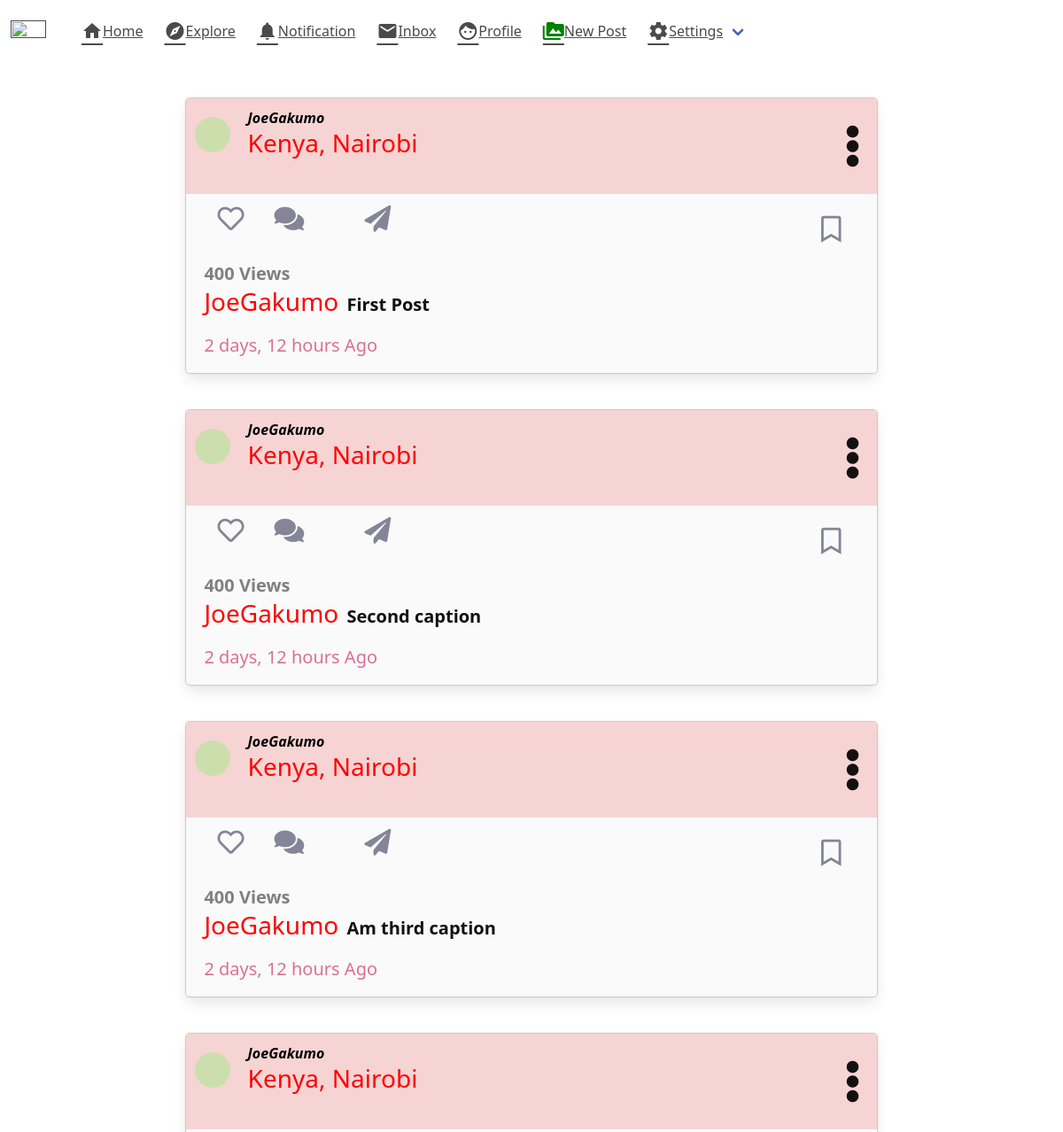
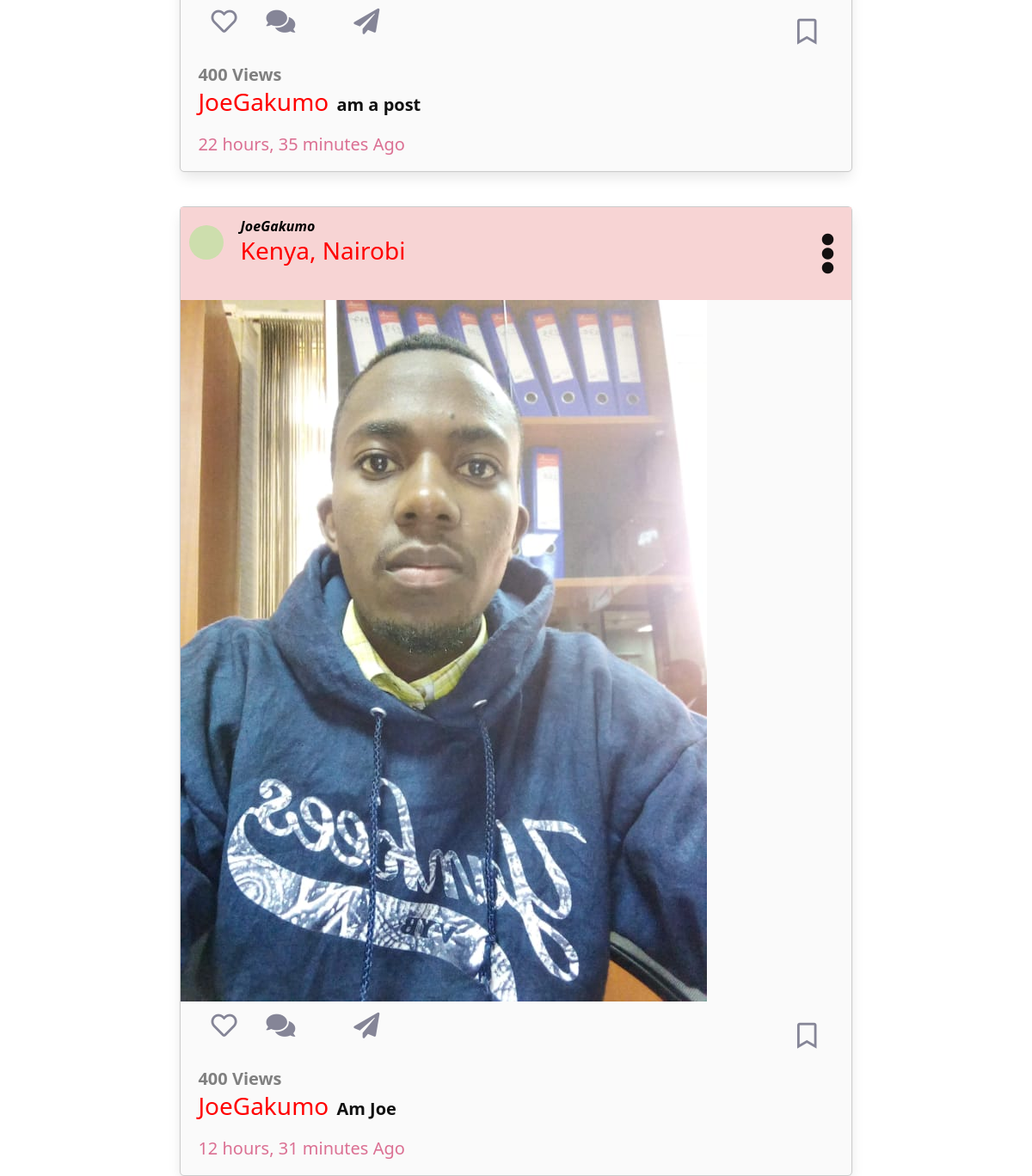
The page / on the database its author committed (2 pictures, top to bottom).
### myinstagram/models.py (models this page shows, shortened)
class Post(models.Model):
    author=models.ForeignKey('auth.User',on_delete=models.CASCADE)
    image=models.ImageField(blank=True, null=True)
    mycaption=models.TextField()
    created_date=models.DateTimeField(default=timezone.now)

### myinstagram/views.py (the view)
# urls.py: path('', views.post, name='post'),
def post(request):
    posts = Post.objects.all().filter
    return render(request,'all-in-one/post.html',{'posts':posts})

### myinstagram/templates/all-in-one/post.html (shortened to what this page needs)
{% extends 'all-in-one/base.html' %}
{% block content %}
<!DOCTYPE html>
<html lang="en">
<head>
    <link rel="stylesheet" href="https://pro.fontawesome.com/releases/v5.10.0/css/all.css"/>
    <link rel="stylesheet" href="static/main.css">
    <link href="https://cdn.jsdelivr.net/npm/bootstrap@5.0.2/dist/css/bootstrap.min.css" rel="stylesheet">
</head>
<body>
    <div class="container">
        <div class="row">
            <div class="">
    {% for post in posts %}
      <div class="card">
          <div class="card_header">
              <div class="profile-image rounded-corners">
              </div>
              <div class="user-info">
                  <div class="post-name">{{post.author}}</div>
                    <div class="post-location"><h3>Kenya, Nairobi</h3></div>
                </div>
                <div class="post-caption">
                    <i class="fas fa-ellipsis-v"></i>
                </div>
          </div>
          <div class="post-image">
            {% if post.image %}
              <img src="{{post.image.url}}" alt="my picture" class="image">
              {% endif%}
          </div>
          <div class="post-engagement">
            <a href=""><i class="far fa-heart"></i></a>
            <a href=""> <i class="fas fa-comments"></i><a>
            <a href=""><i class="fas fa-paper-plane"></i></a>
             <a href=""> <i class="far fa-bookmark"></i></a>
          </div>
          <div class="post-likes">
              <a href="">400 Views</a>
          </div>
          <div class="caption">
              <a href=""><h3>{{post.author}}</h3></a>
              <span><p>{{post.mycaption}}</p></span>
          </div>
          <div class="time-posted">
              <p>{{post.created_date | timesince}} Ago</p>
          </div>
      </div>
    {% endfor %}
</div>
</div>
</div>
</body>
</html>
{% endblock %}

### myinstagram/static/main.css (style rules this page uses)
h3 { color: red; }

### myinstagram/templates/all-in-one/post.html (style rules this page uses)
.card { background-color: #fafafa; margin: 0 auto; width: 70%; height: auto; border: .8px solid #ccc; border-radius: 5px; margin-top: 40px; }
.card_header { height: auto; width: 100%; background-color: rgb(247, 212, 212); box-shadow: 10px seashell 2px; padding: 10px; }
.rounded-corners { display: inline-block; background-color: #cddead; height: 40px; width: 40px; padding: 0px; margin:0px; border: 0 px solid #321; border-radius: 50%; }
.user-info { display: inline-block; padding-left: 15px; }
.post-name { font-size: 15px; color: black; font-weight: 600; padding: 0; margin: 0; font-style: italic; font-size: 1rem; }
.post-location { color: rgb(170, 79, 140); font-size: .8rem; padding: 0; margin: 0; }
.post-caption { font-size: 3rem; float: right; display: inline-block; margin: 3px; padding: 5px; color: rgb(19, 16, 16); }
.post-image { width: 100%; height: 60%; }
.post-engagement { display: inline-block; width: 100%; margin: 5px 0px 0px; padding: 0px 20px; }
.post-engagement a { padding: 15px; font-size: 30px; color: rgb(133, 133, 151); font-weight: 500; }
.fa-bookmark { float: right; padding: 20px; }
.post-likes a { text-decoration: none; font-size: 20px; font-weight: 600; color: gray; margin: 0px 0px 10px; padding: 0px 20px; }
.caption { display: inline-block; width: 100%; padding: 0px 20px; }
.caption a { font-size: 10px; font-weight: bold; color: indigo; text-decoration: none; display: inline-block; padding-left:5px ; margin-left:-5px ; padding-right: 5px; }
.caption span { font-size: 20px; font-weight: 600; color: #111; display: inline-block; margin-right: 20px; }
.time-posted { font-size: 20px; font-weight: 400; color: palevioletred; padding: 0px 20px; }

### rows shown on the page
Post: author "JoeGakumo", mycaption "First Post", created_date "2 days, 12 hours"
Post: author "JoeGakumo", mycaption "Second caption", created_date "2 days, 12 hours"
Post: author "JoeGakumo", mycaption "Am third caption", created_date "2 days, 12 hours"
Post: author "JoeGakumo", mycaption "am a post", created_date "22 hours, 35 minutes"
Post: author "JoeGakumo", image (picture), mycaption "Am Joe", created_date "12 hours, 31 minutes"
